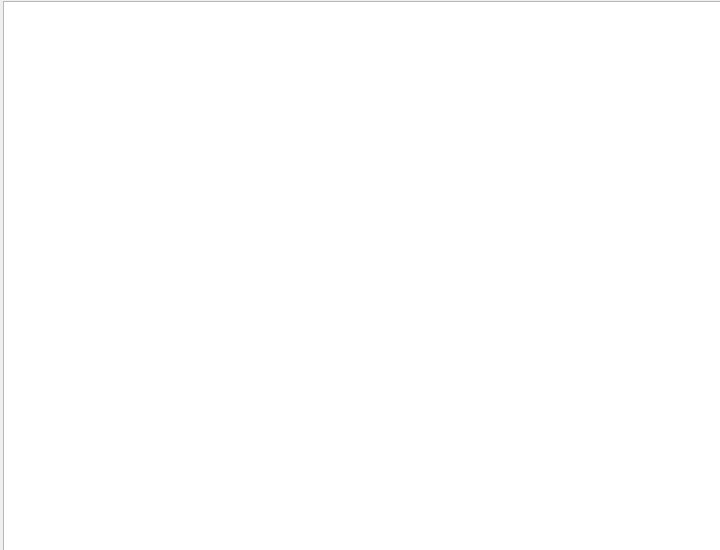
<?xml version="1.0" encoding="UTF-8"?>
<ui version="4.0">
 <class>Dialog</class>
 <widget class="QDialog" name="Dialog">
  <property name="geometry">
   <rect>
    <x>0</x>
    <y>0</y>
    <width>720</width>
    <height>550</height>
   </rect>
  </property>
  <property name="minimumSize">
   <size>
    <width>720</width>
    <height>550</height>
   </size>
  </property>
  <property name="maximumSize">
   <size>
    <width>720</width>
    <height>550</height>
   </size>
  </property>
  <property name="font">
   <font>
    <family>Arial</family>
    <pointsize>10</pointsize>
   </font>
  </property>
  <property name="windowTitle">
   <string>Aylık Vakitler (diyanet.gov.tr)</string>
  </property>
  <widget class="QWidget" name="horizontalLayoutWidget">
   <property name="geometry">
    <rect>
     <x>0</x>
     <y>0</y>
     <width>731</width>
     <height>552</height>
    </rect>
   </property>
   <layout class="QHBoxLayout" name="horizontalLayout">
    <property name="spacing">
     <number>6</number>
    </property>
    <item>
     <widget class="QTableView" name="tableView">
      <property name="minimumSize">
       <size>
        <width>725</width>
        <height>550</height>
       </size>
      </property>
      <property name="maximumSize">
       <size>
        <width>725</width>
        <height>550</height>
       </size>
      </property>
      <property name="font">
       <font>
        <family>Arial</family>
        <pointsize>10</pointsize>
       </font>
      </property>
      <property name="editTriggers">
       <set>QAbstractItemView::NoEditTriggers</set>
      </property>
      <property name="alternatingRowColors">
       <bool>true</bool>
      </property>
      <property name="selectionMode">
       <enum>QAbstractItemView::SingleSelection</enum>
      </property>
      <attribute name="horizontalHeaderDefaultSectionSize">
       <number>85</number>
      </attribute>
      <attribute name="horizontalHeaderMinimumSectionSize">
       <number>85</number>
      </attribute>
     </widget>
    </item>
   </layout>
  </widget>
 </widget>
 <resources/>
 <connections/>
</ui>
